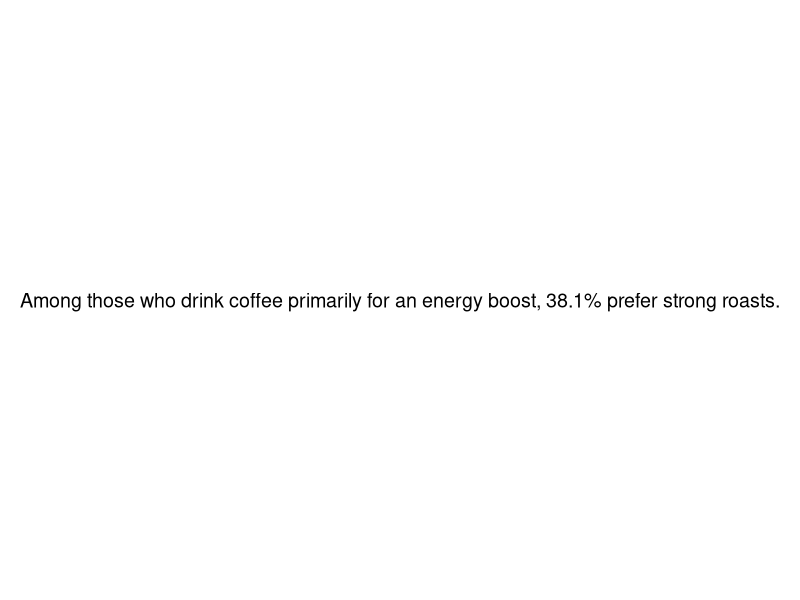
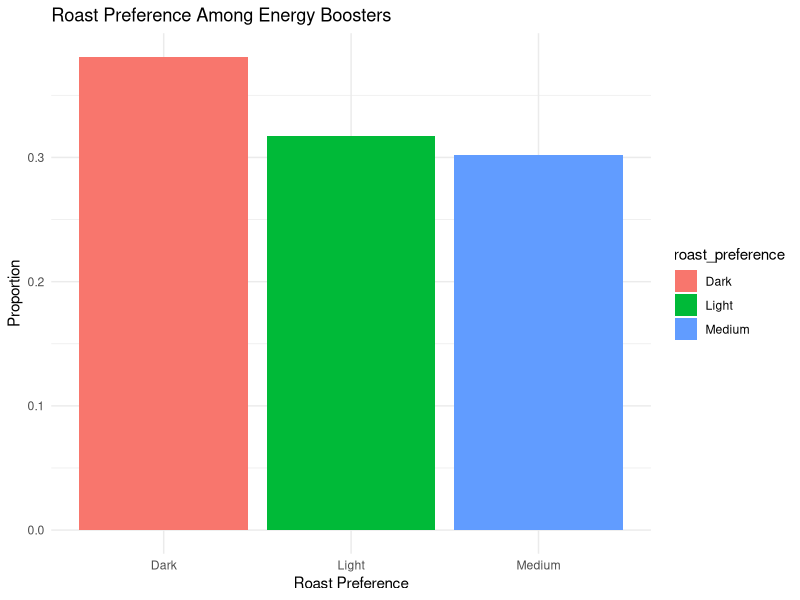
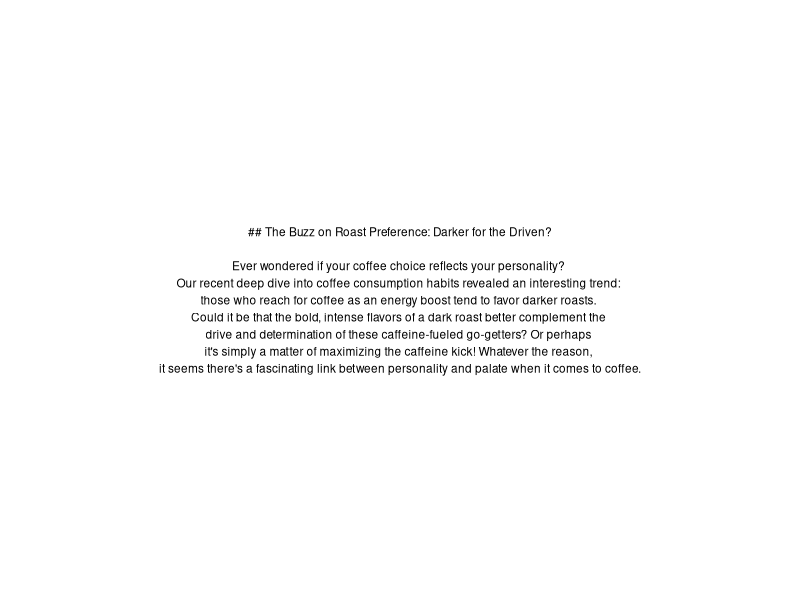

R code for these plots, in order:
# Load necessary libraries
library(ggplot2)
library(dplyr)

# Load the dataset
coffee_data <- read.csv("coffee_data_complete.csv")

# Omit NAs 
coffee_data <- na.omit(coffee_data)

# --- Option A: Write a concise summary ---

# Calculate the proportion of strong roast preference among those who drink coffee for energy
energy_boosters <- coffee_data %>%
  filter(main_reason == "Energy boost")

strong_roast_proportion <- mean(energy_boosters$roast_preference == "Dark")

# Create a text summary
summary_text <- paste0(
  "Among those who drink coffee primarily for an energy boost, ",
  round(strong_roast_proportion * 100, 1),
  "% prefer strong roasts."
)

# Create a simple plot for visual interest (optional)
plot_a <- ggplot() +
  annotate("text", x = 0, y = 0, label = summary_text, size = 5) +
  theme_void()

ggsave("challenge6_plot_a.png", plot_a)

# --- Option B: Create an infographic ---

# (This option requires more advanced visualization techniques)
# For demonstration purposes, let's create a simple bar chart

# Calculate proportions for all roast preferences
roast_proportions <- energy_boosters %>%
  group_by(roast_preference) %>%
  summarize(count = n()) %>%
  mutate(proportion = count / sum(count))

# Bar chart
plot_b <- ggplot(roast_proportions, aes(x = roast_preference, y = proportion, fill = roast_preference)) +
  geom_col() +
  labs(title = "Roast Preference Among Energy Boosters",
       x = "Roast Preference", y = "Proportion") +
  theme_minimal()

ggsave("challenge6_plot_b.png", plot_b)

# --- Option C: Craft a blog post ---

# (This option involves writing a blog post with a compelling narrative)
# Here's an example of a short blog post excerpt:

blog_post_excerpt <- "
## The Buzz on Roast Preference: Darker for the Driven?

Ever wondered if your coffee choice reflects your personality? 
Our recent deep dive into coffee consumption habits revealed an interesting trend: 
those who reach for coffee as an energy boost tend to favor darker roasts. 
Could it be that the bold, intense flavors of a dark roast better complement the 
drive and determination of these caffeine-fueled go-getters? Or perhaps 
it's simply a matter of maximizing the caffeine kick! Whatever the reason, 
it seems there's a fascinating link between personality and palate when it comes to coffee.
"

# Create a simple plot for visual interest (optional)
plot_c <- ggplot() +
  annotate("text", x = 0, y = 0, label = blog_post_excerpt, size = 3) +
  theme_void()

ggsave("challenge6_plot_c.png", plot_c)
